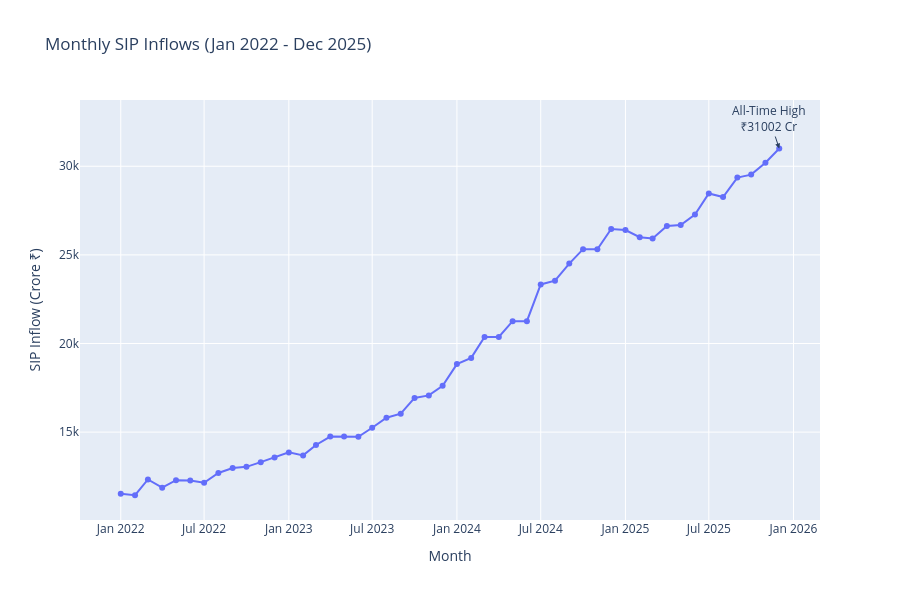

The notebook cell saved with this chart:
### Code cell
# SIP Inflow Time Series

sip["month"] = pd.to_datetime(sip["month"])

fig = px.line(
    sip,
    x="month",
    y="sip_inflow_crore",
    markers=True,
    title="Monthly SIP Inflows (Jan 2022 - Dec 2025)"
)

# Highlight all-time high
max_row = sip.loc[sip["sip_inflow_crore"].idxmax()]

fig.add_annotation(
    x=str(max_row["month"]),
    y=max_row["sip_inflow_crore"],
    text=f"All-Time High<br>₹{max_row['sip_inflow_crore']:.0f} Cr",
    showarrow=True,
    arrowhead=2
)

fig.update_layout(
    xaxis_title="Month",
    yaxis_title="SIP Inflow (Crore ₹)",
    height=600
)

fig.write_image("../reports/sip_inflow_trend.png")

fig.show()

### Figure 1 — Plotly figure (JSON) as saved in the notebook; plotly's stock layout.template omitted (floating-point values rounded to 4 significant figures)
{"data": [{"hovertemplate": "month=%{x}<br>sip_inflow_crore=%{y}<extra></extra>", "legendgroup": "", "line": {"color": "#636efa", "dash": "solid"}, "marker": {"symbol": "circle"}, "mode": "lines+markers", "name": "", "orientation": "v", "showlegend": false, "type": "scatter", "x": ["2022-01-01T00:00:00", "2022-02-01T00:00:00", "2022-03-01T00:00:00", "2022-04-01T00:00:00", "2022-05-01T00:00:00", "2022-06-01T00:00:00", "2022-07-01T00:00:00", "2022-08-01T00:00:00", "2022-09-01T00:00:00", "2022-10-01T00:00:00", "2022-11-01T00:00:00", "2022-12-01T00:00:00", "2023-01-01T00:00:00", "2023-02-01T00:00:00", "2023-03-01T00:00:00", "2023-04-01T00:00:00", "2023-05-01T00:00:00", "2023-06-01T00:00:00", "2023-07-01T00:00:00", "2023-08-01T00:00:00", "2023-09-01T00:00:00", "2023-10-01T00:00:00", "2023-11-01T00:00:00", "2023-12-01T00:00:00", "2024-01-01T00:00:00", "2024-02-01T00:00:00", "2024-03-01T00:00:00", "2024-04-01T00:00:00", "2024-05-01T00:00:00", "2024-06-01T00:00:00", "2024-07-01T00:00:00", "2024-08-01T00:00:00", "2024-09-01T00:00:00", "2024-10-01T00:00:00", "2024-11-01T00:00:00", "2024-12-01T00:00:00", "2025-01-01T00:00:00", "2025-02-01T00:00:00", "2025-03-01T00:00:00", "2025-04-01T00:00:00", "2025-05-01T00:00:00", "2025-06-01T00:00:00", "2025-07-01T00:00:00", "2025-08-01T00:00:00", "2025-09-01T00:00:00", "2025-10-01T00:00:00", "2025-11-01T00:00:00", "2025-12-01T00:00:00"], "xaxis": "x", "y": [11517, 11438, 12328, 11863, 12286, 12276, 12140, 12694, 12976, 13040, 13306, 13573, 13856, 13687, 14276, 14749, 14749, 14734, 15245, 15814, 16042, 16928, 17073, 17610, 18838, 19187, 20371, 20371, 21262, 21262, 23332, 23547, 24509, 25323, 25320, 26459, 26400, 25999, 25926, 26632, 26688, 27274, 28464, 28265, 29361, 29529, 30200, 31002], "yaxis": "y"}], "layout": {"annotations": [{"arrowhead": 2, "showarrow": true, "text": "All-Time High<br>₹31002 Cr", "x": "2025-12-01 00:00:00", "y": 31002}], "height": 600, "legend": {"tracegroupgap": 0}, "title": {"text": "Monthly SIP Inflows (Jan 2022 - Dec 2025)"}, "xaxis": {"anchor": "y", "domain": [0, 1], "title": {"text": "Month"}}, "yaxis": {"anchor": "x", "domain": [0, 1], "title": {"text": "SIP Inflow (Crore ₹)"}}}}
